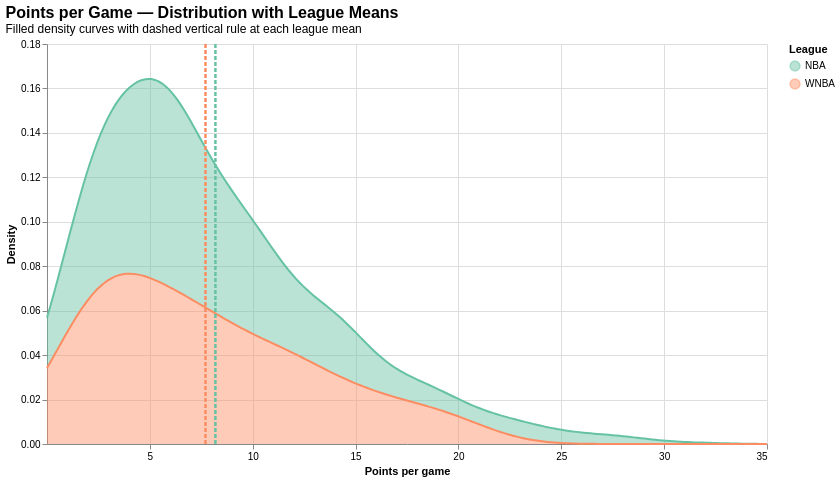

This figure's notebook cell:
### Markdown cell above
### 2. Points per game — layered density with league means (Altair)

Layered Altair chart: smoothed density curves of points per game for each league, overlaid with a dashed vertical rule on top marking each league's mean — combining the distribution shape and the central tendency in a single layered mark.

### Code cell
pts_data = combined[['PTS', 'League']].dropna()

density = alt.Chart(pts_data).transform_density(
    'PTS',
    as_=['PTS', 'density'],
    groupby=['League'],
    extent=[0, 35],
    steps=200,
).mark_area(opacity=0.45, line={'strokeWidth': 2}).encode(
    x=alt.X('PTS:Q', title='Points per game',
            axis=alt.Axis(values=[5, 10, 15, 20, 25, 30, 35])),
    y=alt.Y('density:Q', title='Density'),
    color=alt.Color('League:N', scale=ALT_LEAGUE_COLORS),
)

means_pts = combined.groupby('League', as_index=False)['PTS'].mean()
rules = alt.Chart(means_pts).mark_rule(strokeDash=[4, 2], strokeWidth=2.5).encode(
    x='PTS:Q',
    color=alt.Color('League:N', scale=ALT_LEAGUE_COLORS),
    tooltip=['League:N', alt.Tooltip('PTS:Q', title='Mean PTS', format='.2f')],
)

chart_pts = (density + rules).properties(
    width=720, height=400,
    title=alt.TitleParams(
        'Points per Game — Distribution with League Means',
        subtitle='Filled density curves with dashed vertical rule at each league mean',
        anchor='start', fontSize=16,
    ),
).configure_view(stroke=None)

show_altair(chart_pts)

### Figure 1 — Vega-Lite specification as saved in the notebook (floating-point values rounded to 4 significant figures; data arrays with more than 128 entries replaced by an {"elided": "..."} marker saying what was removed)
{"$schema": "https://vega.github.io/schema/vega-lite/v6.4.1.json", "config": {"view": {"continuousHeight": 300, "continuousWidth": 300, "stroke": null}}, "datasets": {"data-c1b4666d1b301d88e6301ab279fc02b9": [{"League": "NBA", "PTS": 8.186}, {"League": "WNBA", "PTS": 7.704}], "data-da14b89b2797f837f2ff2fe4b4262ca2": {"elided": "738 records"}}, "height": 400, "layer": [{"data": {"name": "data-da14b89b2797f837f2ff2fe4b4262ca2"}, "encoding": {"color": {"field": "League", "scale": {"domain": ["NBA", "WNBA"], "range": ["#66c2a5", "#fc8d62"]}, "type": "nominal"}, "x": {"axis": {"values": [5, 10, 15, 20, 25, 30, 35]}, "field": "PTS", "title": "Points per game", "type": "quantitative"}, "y": {"field": "density", "title": "Density", "type": "quantitative"}}, "mark": {"line": {"strokeWidth": 2}, "opacity": 0.45, "type": "area"}, "transform": [{"as": ["PTS", "density"], "density": "PTS", "extent": [0, 35], "groupby": ["League"], "steps": 200}]}, {"data": {"name": "data-c1b4666d1b301d88e6301ab279fc02b9"}, "encoding": {"color": {"field": "League", "scale": {"domain": ["NBA", "WNBA"], "range": ["#66c2a5", "#fc8d62"]}, "type": "nominal"}, "tooltip": [{"field": "League", "type": "nominal"}, {"field": "PTS", "format": ".2f", "title": "Mean PTS", "type": "quantitative"}], "x": {"field": "PTS", "type": "quantitative"}}, "mark": {"strokeDash": [4, 2], "strokeWidth": 2.5, "type": "rule"}}], "title": {"anchor": "start", "fontSize": 16, "subtitle": "Filled density curves with dashed vertical rule at each league mean", "text": "Points per Game — Distribution with League Means"}, "width": 720}
